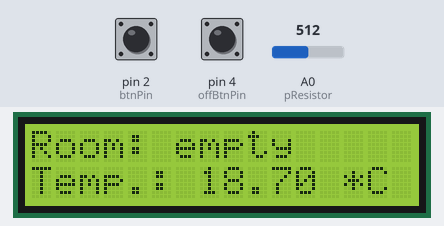
Bench run of a sketch on a simulated Arduino Uno, built with avr-gcc and run on an emulated ATmega328P. Parts: 16×2 character LCD. The inputs (shaded band) are chosen by the test bench; at power-on: A0 (pResistor) = 512, pin 2 (btnPin) HIGH, pin 4 (offBtnPin) HIGH. Random numbers use the default seed unless the sketch sets one; what the sketch prints to the serial monitor is not drawn.

Above: at 1.3 s.
1.4 s: A0 (pResistor) set to 306
At 4.8 s:
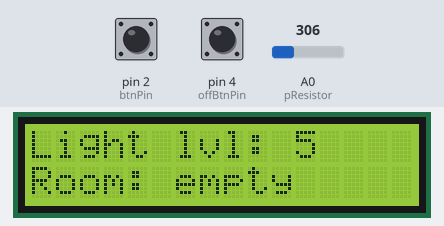
8.7 s: pin 2 (btnPin) pulled LOW for 0.15 s
At 12.2 s:
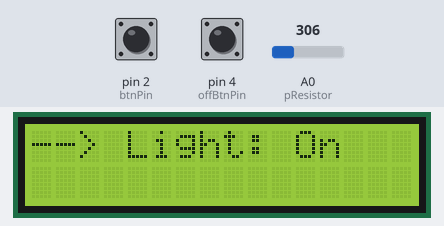
16.9 s: pin 2 (btnPin) pulled LOW for 1 s
At 20.3 s:
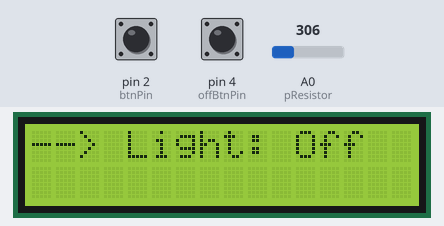
23.1 s: A0 (pResistor) set to 122
At 25.5 s:
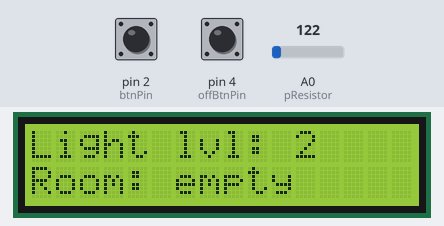
26.1 s: A0 (pResistor) set to 15
At 29.6 s:
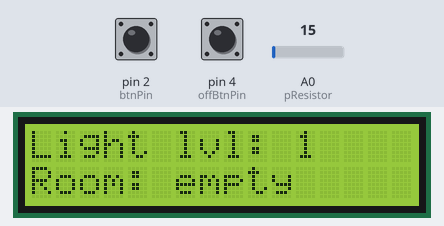
30.2 s: A0 (pResistor) set to 511
At 36.7 s:
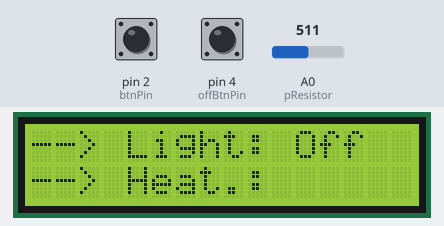
Timing chart, 0 to 38.2 s (numbered marks = the images above; inputs shaded):
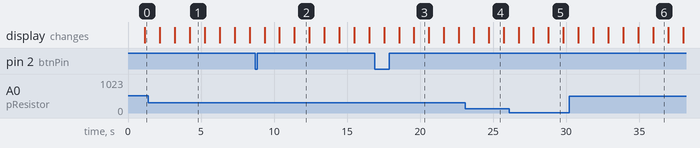

Measured:
- what the display in image 1 shows lasts 1.1 s, from 4.2 s to 5.3 s

The sketch:

System_sterowania_ogrzewaniem.ino
```cpp
/* Learn how to use a potentiometer to fade an LED with Arduino - Tutorial
   More info and circuit schematic: http://www.ardumotive.com/arduino-tutorials/arduino-fade-led
   Dev: Michalis Vasilakis / Date: 25/10/2014                                                   */

// #include <string.h>
#include <Wire.h>
#include <LiquidCrystal_I2C.h>

// LCD special characters
uint8_t lvl_1[8] = {0x00, 0x00, 0x00, 0x00, 0x00, 0x00, 0x1F, 0x1F};
uint8_t lvl_2[8] = {0x00, 0x00, 0x00, 0x00, 0x1F, 0x1F, 0x1F, 0x1F};
uint8_t lvl_3[8] = {0x00, 0x00, 0x1F, 0x1F, 0x1F, 0x1F, 0x1F, 0x1F};
uint8_t lvl_full[8] = {0x1F, 0x1F, 0x1F, 0x1F, 0x1F, 0x1F, 0x1F, 0x1F};

// specific enum type for the system
typedef enum
{
  SYS_DOWN = 0,
  ROOM_STATE_BUTTON,
  OFF_BUTTON,
  TWO_BUTTONS,
  UNKNOWN_STATE = -1
} e_sys_state;

// Set the LCD address to 0x27 for a 16 chars and 2 line display
LiquidCrystal_I2C lcd(0x27, 16, 2);

//Constants:
const int pResistor = A0; //pin A0 to read analog input
const int btnPin = 2;
const int offBtnPin = 4;
// const int tempPin = A2;

const int lightThresh = 5;  // threshold of light measurment
const float tempThresh = 25.0;

const int P_RESIST_MAX_VAL = 1017;
const int P_RESIST_MIN_VAL = 0;

const int HEAT_LVL_MAX = 15;
const int HEAT_LVL_MIN = 1;

// //Variables:
int value; //save analog value
boolean room_state;
boolean offBtnState;
int btnVal;
int offBtnVal;
float actTemp;
int tempCnt;
String strRoomState;
e_sys_state actButtonState;

void setup(){
  // initialize the LCD
	lcd.begin();

	// Turn on the blacklight and print a message.
	// lcd.backlight();
	lcd.print("Hello, world!");

  //Input or output?
  pinMode(pResistor, INPUT); //Optional
  // pinMode(tempPin, INPUT);
  pinMode(btnPin,INPUT_PULLUP);
  pinMode(offBtnPin,INPUT_PULLUP);
  Serial.begin(9600);

  room_state = false;
  offBtnState = false;
  actTemp = 0;
  tempCnt = 0;
  strRoomState = "empty";
  actButtonState = UNKNOWN_STATE;

  randomSeed(analogRead(0));
  float tempInt = random(18,22);
  float tempDec = random(9) / 10.0;
  actTemp = tempInt + tempDec;

  // creating characters
  lcd.createChar(1, lvl_1);
  lcd.createChar(2, lvl_2);
  lcd.createChar(3, lvl_3);
  lcd.createChar(4, lvl_full);
}

void loop()
{
  if(tempCnt == 5)
  {
    float tempInt = random(18,22);
    float tempDec = random(9) / 10.0;
    actTemp = tempInt + tempDec;
    tempCnt = 0;
  }
  tempCnt++;

  value = analogRead(pResistor);          //Read and save analog value from photoresistor
  Serial.println(value);
  // normalize value from photoresistance
  value = constrain(value, P_RESIST_MIN_VAL, P_RESIST_MAX_VAL);
  value = map(value, P_RESIST_MIN_VAL, P_RESIST_MAX_VAL, HEAT_LVL_MIN, HEAT_LVL_MAX);

  btnVal = digitalRead(btnPin);
  if(btnVal==LOW)
  {
    if(room_state)  room_state = false;
    else room_state = true;
  }

  offBtnVal = digitalRead(offBtnPin);
  if(offBtnVal==LOW)
  {
    if(offBtnState) offBtnState = false;
    else offBtnState = true;
  }

  lcd.clear();
  lcd.print("Light lvl: ");
  lcd.print(value);
  lcd.setCursor (0,1); // go to start of 2nd line
  lcd.print("Room: ");
  if(room_state)  strRoomState = "occupied";
  else strRoomState = "empty";
  lcd.print(strRoomState);

  actButtonState = checkButtons(50,20,actButtonState);
  // delay(1000);

  // *****=====-----> condition after 1st button check
  if(actButtonState == TWO_BUTTONS)
  {
    lcd.clear();
    lcd.print("Saving state...");
    lcd.setCursor (0,1); // go to start of 2nd line
    lcd.print("Good or not?");

    boolean loop_end = false;
    while(!loop_end)
    {
      delay(50);
      btnVal = digitalRead(btnPin);
      offBtnVal = digitalRead(offBtnPin);
      if(btnVal==LOW)
      {
        loop_end = true;
        lcd.clear();
        lcd.print("Saved as good");
        delay(1000);
      }
      else if(offBtnVal==LOW)
      {
        loop_end = true;
        lcd.clear();
        lcd.print("Saved as bad");
        delay(1000);
      }
    }
    actButtonState = UNKNOWN_STATE;
  }
  else
  {
    lcd.clear();
    lcd.setCursor(0, 0);
    lcd.print("Room: ");
    lcd.print(strRoomState);
    lcd.setCursor(0, 1);
    lcd.print("Temp.: ");
    lcd.print(actTemp);
    lcd.print(" *C");

    actButtonState = checkButtons(50,20,actButtonState);
    // delay(1000);

    // *****=====-----> condition after 2nd button check
    if(actButtonState == TWO_BUTTONS)
    {
      lcd.clear();
      lcd.print("Saving state...");
      lcd.setCursor (0,1); // go to start of 2nd line
      lcd.print("Good or not?");

      boolean loop_end = false;
      while(!loop_end)
      {
        delay(50);
        btnVal = digitalRead(btnPin);
        offBtnVal = digitalRead(offBtnPin);
        if(btnVal==LOW)
        {
          loop_end = true;
          lcd.clear();
          lcd.print("Saved as good");
          delay(1000);
        }
        else if(offBtnVal==LOW)
        {
          loop_end = true;
          lcd.clear();
          lcd.print("Saved as bad");
          delay(1000);
        }
      }
      actButtonState = UNKNOWN_STATE;
    }
    else
    {
      lcd.clear();
      lcd.setCursor(0, 0);
      lcd.print("Temp.: ");
      lcd.print(actTemp);
      lcd.print(" *C");

      actButtonState = checkButtons(50,20,actButtonState);
      // delay(1000);

      // *****=====-----> condition after 3rd button check
      if(actButtonState == TWO_BUTTONS)
      {
        lcd.clear();
        lcd.print("Saving state...");
        lcd.setCursor (0,1); // go to start of 2nd line
        lcd.print("Good or not?");

        boolean loop_end = false;
        while(!loop_end)
        {
          delay(50);
          btnVal = digitalRead(btnPin);
          offBtnVal = digitalRead(offBtnPin);
          if(btnVal==LOW)
          {
            loop_end = true;
            lcd.clear();
            lcd.print("Saved as good");
            delay(1000);
          }
          else if(offBtnVal==LOW)
          {
            loop_end = true;
            lcd.clear();
            lcd.print("Saved as bad");
            delay(1000);
          }
        }
        actButtonState = UNKNOWN_STATE;
      }
      else
      {
        lcd.clear();

        lcd.setCursor(0, 0);
        if(offBtnState)
        {
          lcd.print("--> Light: Off");
          lcd.setCursor(0, 1);
          lcd.print("--> Heat.: ");
          displayLevels(lcd, value);
        }
        else
        {
            if(value <= lightThresh)
          {
            if(room_state)
            {
              lcd.print("--> Light: On");
            }
            else
            {
              lcd.print("--> Light: Off");
            }
          }
          else
          {
            lcd.print("--> Light: Off");
            lcd.setCursor(0, 1);
            lcd.print("--> Heat.: ");
            displayLevels(lcd, value);
          }
        }

        actButtonState = checkButtons(50,20,actButtonState);
      }
    }
  }

  // *****=====-----> condition after 4th button check
  if(actButtonState == TWO_BUTTONS)
  {
    lcd.clear();
    lcd.print("Saving state...");
    lcd.setCursor (0,1); // go to start of 2nd line
    lcd.print("Good or not?");

    boolean loop_end = false;
    while(!loop_end)
    {
      delay(50);
      btnVal = digitalRead(btnPin);
      offBtnVal = digitalRead(offBtnPin);
      if(btnVal==LOW)
      {
        loop_end = true;
        lcd.clear();
        lcd.print("Saved as good");
        delay(1000);
      }
      else if(offBtnVal==LOW)
      {
        loop_end = true;
        lcd.clear();
        lcd.print("Saved as bad");
        delay(1000);
      }
    }
  }

  // delay(1000);
  actButtonState = UNKNOWN_STATE;
}

void displayLevels(LiquidCrystal_I2C lcd, int lvl_val)
{
  lvl_val = HEAT_LVL_MAX - lvl_val + HEAT_LVL_MIN;
  int full_lvls_cnt = lvl_val / 4;
  int fractial_lvl_cnt = lvl_val % 4;

  for(int i = 0; i < full_lvls_cnt; i++)
  {
    lcd.write(4);
  }

  if(fractial_lvl_cnt != 0)
  {
    lcd.write(fractial_lvl_cnt);
  }
}

/** \brief Checks whether states of buttons was changed.
 *
 * \param interval - value of a pause between iterations
 * \param iters - number of iterations
 * \param act_state - actual state of the button check procedure
 */
e_sys_state checkButtons(int interval, int iters, e_sys_state act_state)
{
  e_sys_state res = UNKNOWN_STATE;
  for(int i = 0; i < iters; ++i)
  {
    btnVal = digitalRead(btnPin);
    offBtnVal = digitalRead(offBtnPin);
    if(btnVal == LOW && offBtnVal == LOW)
    {
      res = TWO_BUTTONS;
    }
    else
    {
      if(btnVal==LOW && res != TWO_BUTTONS)
      {
        res = ROOM_STATE_BUTTON;
      }

      if(offBtnVal==LOW && res != TWO_BUTTONS)
      {
        res = OFF_BUTTON;
      }
    }
    // Serial.println("btnVal = ");
    // Serial.println(bt)
    delay(interval);
  }

  if(res==ROOM_STATE_BUTTON && act_state == UNKNOWN_STATE)
  {
    if(room_state)  room_state = false;
    else room_state = true;
  }

  if(res==OFF_BUTTON)
  {
    if(offBtnState) offBtnState = false;
    else offBtnState = true;
  }

  return res;
}
```
